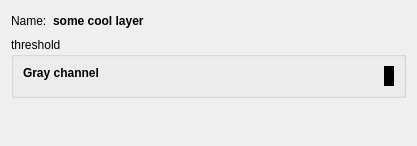
<?xml version="1.0" encoding="UTF-8"?>
<ui version="4.0">
 <class>Dialog</class>
 <widget class="QDialog" name="Dialog">
  <property name="geometry">
   <rect>
    <x>0</x>
    <y>0</y>
    <width>417</width>
    <height>146</height>
   </rect>
  </property>
  <property name="windowTitle">
   <string>Dialog</string>
  </property>
  <layout class="QVBoxLayout" name="verticalLayout_6">
   <item>
    <layout class="QHBoxLayout" name="horizontalLayout_5">
     <item>
      <widget class="QLabel" name="label">
       <property name="text">
        <string>Name:</string>
       </property>
      </widget>
     </item>
     <item>
      <widget class="QLabel" name="_layerLabel">
       <property name="text">
        <string>&lt;b&gt;some cool layer&lt;/b&gt;</string>
       </property>
      </widget>
     </item>
     <item>
      <spacer name="horizontalSpacer">
       <property name="orientation">
        <enum>Qt::Horizontal</enum>
       </property>
       <property name="sizeHint" stdset="0">
        <size>
         <width>40</width>
         <height>20</height>
        </size>
       </property>
      </spacer>
     </item>
    </layout>
   </item>
   <item>
    <widget class="QGroupBox" name="_thresholdsGroup">
     <property name="title">
      <string>threshold</string>
     </property>
     <layout class="QVBoxLayout" name="verticalLayout_5">
      <item>
       <widget class="QWidget" name="abc" native="true">
        <property name="sizePolicy">
         <sizepolicy hsizetype="Preferred" vsizetype="Minimum">
          <horstretch>0</horstretch>
          <verstretch>0</verstretch>
         </sizepolicy>
        </property>
        <layout class="QHBoxLayout" name="horizontalLayout">
         <property name="margin">
          <number>0</number>
         </property>
         <item>
          <layout class="QVBoxLayout" name="verticalLayout">
           <item>
            <widget class="QLabel" name="label_2">
             <property name="text">
              <string>&lt;!DOCTYPE HTML PUBLIC &quot;-//W3C//DTD HTML 4.0//EN&quot; &quot;http://www.w3.org/TR/REC-html40/strict.dtd&quot;&gt;
&lt;html&gt;&lt;head&gt;&lt;meta name=&quot;qrichtext&quot; content=&quot;1&quot; /&gt;&lt;style type=&quot;text/css&quot;&gt;
p, li { white-space: pre-wrap; }
&lt;/style&gt;&lt;/head&gt;&lt;body style=&quot; font-family:'Sans Serif'; font-size:9pt; font-weight:400; font-style:normal;&quot;&gt;
&lt;p style=&quot; margin-top:0px; margin-bottom:0px; margin-left:0px; margin-right:0px; -qt-block-indent:0; text-indent:0px;&quot;&gt;&lt;span style=&quot; font-weight:600;&quot;&gt;Gray channel&lt;/span&gt;&lt;/p&gt;&lt;/body&gt;&lt;/html&gt;</string>
             </property>
            </widget>
           </item>
           <item>
            <widget class="ThresholdingWidget" name="grayChannelThresholdingWidget"/>
           </item>
          </layout>
         </item>
         <item>
          <widget class="QWidget" name="widget" native="true">
           <property name="sizePolicy">
            <sizepolicy hsizetype="Fixed" vsizetype="Preferred">
             <horstretch>0</horstretch>
             <verstretch>0</verstretch>
            </sizepolicy>
           </property>
           <property name="minimumSize">
            <size>
             <width>10</width>
             <height>0</height>
            </size>
           </property>
           <property name="styleSheet">
            <string notr="true">background: black</string>
           </property>
          </widget>
         </item>
        </layout>
       </widget>
      </item>
     </layout>
    </widget>
   </item>
   <item>
    <spacer name="verticalSpacer">
     <property name="orientation">
      <enum>Qt::Vertical</enum>
     </property>
     <property name="sizeHint" stdset="0">
      <size>
       <width>20</width>
       <height>2</height>
      </size>
     </property>
    </spacer>
   </item>
  </layout>
 </widget>
 <customwidgets>
  <customwidget>
   <class>ThresholdingWidget</class>
   <extends>QWidget</extends>
   <header>volumina.widgets.thresholdingWidget</header>
  </customwidget>
 </customwidgets>
 <resources/>
 <connections/>
</ui>
